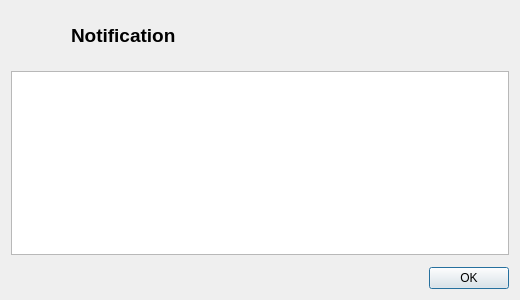
<?xml version="1.0" encoding="UTF-8"?>
<ui version="4.0">
 <class>NotificationDialog</class>
 <widget class="QDialog" name="NotificationDialog">
  <property name="geometry">
   <rect>
    <x>0</x>
    <y>0</y>
    <width>520</width>
    <height>300</height>
   </rect>
  </property>
  <property name="minimumSize">
   <size>
    <width>420</width>
    <height>220</height>
   </size>
  </property>
  <property name="windowTitle">
   <string>Notification</string>
  </property>
  <layout class="QVBoxLayout" name="vboxNotificationDialog">
   <property name="spacing">
    <number>12</number>
   </property>
   <item>
    <layout class="QHBoxLayout" name="hboxNotificationHeader">
     <property name="spacing">
      <number>12</number>
     </property>
     <item>
      <widget class="QLabel" name="lblNotificationIcon">
       <property name="minimumSize">
        <size>
         <width>48</width>
         <height>48</height>
        </size>
       </property>
       <property name="maximumSize">
        <size>
         <width>64</width>
         <height>64</height>
        </size>
       </property>
       <property name="text">
        <string/>
       </property>
       <property name="alignment">
        <set>Qt::AlignCenter</set>
       </property>
       <property name="accessibleName">
        <string>Notification level</string>
       </property>
      </widget>
     </item>
     <item>
      <widget class="QLabel" name="lblNotificationTitle">
       <property name="font">
        <font>
         <pointsize>14</pointsize>
         <bold>true</bold>
        </font>
       </property>
       <property name="text">
        <string>Notification</string>
       </property>
       <property name="wordWrap">
        <bool>true</bool>
       </property>
       <property name="accessibleName">
        <string>Notification title</string>
       </property>
      </widget>
     </item>
     <item>
      <spacer name="spcNotificationHeader">
       <property name="orientation">
        <enum>Qt::Horizontal</enum>
       </property>
       <property name="sizeType">
        <enum>QSizePolicy::Expanding</enum>
       </property>
       <property name="sizeHint" stdset="0">
        <size>
         <width>40</width>
         <height>20</height>
        </size>
       </property>
      </spacer>
     </item>
    </layout>
   </item>
   <item>
    <widget class="QPlainTextEdit" name="editNotificationMessage">
     <property name="minimumSize">
      <size>
       <width>0</width>
       <height>100</height>
      </size>
     </property>
     <property name="readOnly">
      <bool>true</bool>
     </property>
     <property name="tabChangesFocus">
      <bool>true</bool>
     </property>
     <property name="lineWrapMode">
      <enum>QPlainTextEdit::WidgetWidth</enum>
     </property>
     <property name="textInteractionFlags">
      <set>Qt::TextSelectableByKeyboard|Qt::TextSelectableByMouse</set>
     </property>
     <property name="accessibleName">
      <string>Notification message</string>
     </property>
    </widget>
   </item>
   <item>
    <widget class="QDialogButtonBox" name="btnBoxNotification">
     <property name="orientation">
      <enum>Qt::Horizontal</enum>
     </property>
     <property name="standardButtons">
      <set>QDialogButtonBox::Ok</set>
     </property>
    </widget>
   </item>
  </layout>
 </widget>
 <resources/>
 <connections/>
</ui>
